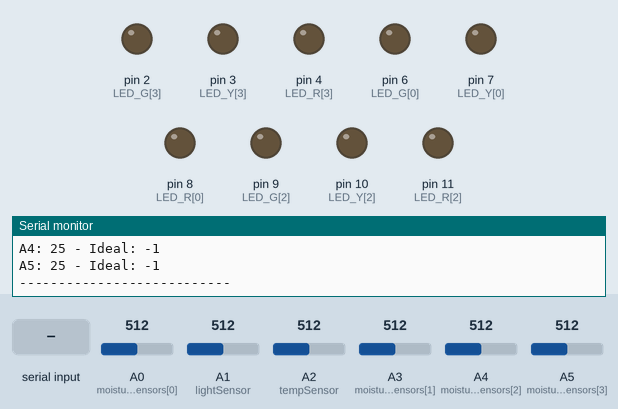
Recording of a sketch running on a simulated Arduino Uno, built with avr-gcc and run on an emulated ATmega328P. Shown: output pins drawn as LEDs (lit = HIGH), the last lines printed to the serial monitor. Dashed ring = blinking. The test bench sets the inputs (shaded band); at power-on: A0 (moistureSensors[0]) = 512, A1 (lightSensor) = 512, A2 (tempSensor) = 512, A3 (moistureSensors[1]) = 512, A4 (moistureSensors[2]) = 512, A5 (moistureSensors[3]) = 512.

Above: at 7.2 s.
7.3 s: "A 1\n" received over Serial
At 7.7 s:
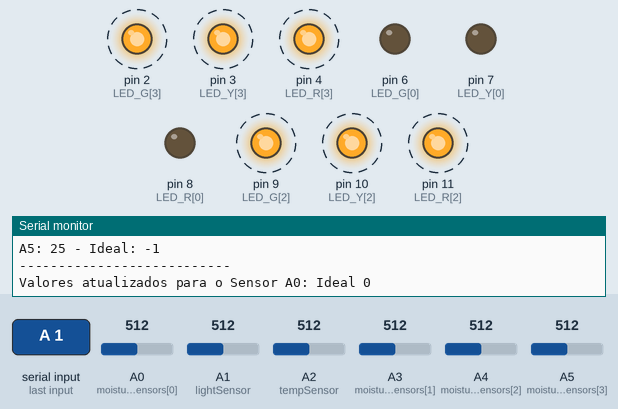
12.3 s: "LED 1\n" received over Serial
13.8 s: " \n" received over Serial
Timing chart, 0 to 16.8 s (numbered marks = the images above; inputs shaded):
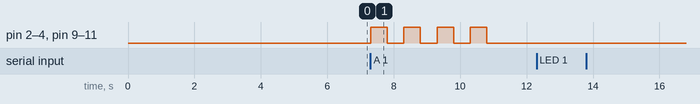

Measured:
- after the input at 7.3 s, pin 2 (LED_G[3]), pin 3 (LED_Y[3]), pin 4 (LED_R[3]), pin 9 (LED_G[2]), pin 10 (LED_Y[2]), pin 11 (LED_R[2]): alternates HIGH for 0.50 s and LOW for 0.50 s, 8 changes in all, then stays LOW, starting at once

The sketch:

sketch.ino
```cpp
int moistureSensors[] = {A0, A3, A4, A5}; // Array com as portas
int sensorValues[sizeof(moistureSensors) / sizeof(moistureSensors[0])];
int moisturePercent[sizeof(moistureSensors) / sizeof(moistureSensors[0])];
int lightSensor = A1;
int tempSensor = A2;
int valorLeitura = 0;
int lightValue = 0;
int tempValue = 0;
int umidadePercentual = 0;

int LED_G[] = {6, 6, 9, 2};  // LEDs verdes
int LED_Y[] = {7, 7, 10, 3}; // LEDs amarelos
int LED_R[] = {8, 8, 11, 4}; // LEDs vermelhos

int idealMoisture[] = {-1, -1, -1 , -1};

const double beta = 3600.0;
const double r0 = 10000.0;
const double t0 = 273.0 + 25.0;
const double rx = r0 * exp(-beta/t0);

// Parâmetros do circuito
const double vcc = 5.0;
const double R = 10000.0;

// Numero de amostras na leitura
const int nAmostras = 5;

bool ledsOn = true;
unsigned long lastLedBlinkTime = 0;      // Tempo da última execução dos LEDs
unsigned long lastOtherFunctionsTime = 0; // Tempo da última execução das outras funções

const unsigned long ledBlinkInterval = 500;       // Intervalo para os LEDs piscarem
const unsigned long otherFunctionsInterval = 3000; // Intervalo para as outras funções

bool isBlinking = false;
int blinkCount = 0;

void setup() {
  Serial.begin(9600);
  Serial.println("");
  delay(1000);
  while (Serial.available() > 0) {
    Serial.read(); // Limpa todos os dados no buffer serial
  }

   for (int i = 0; i < sizeof(LED_G) / sizeof(LED_G[0]); i++) {
    pinMode(LED_G[i], OUTPUT);
    pinMode(LED_Y[i], OUTPUT);
    pinMode(LED_R[i], OUTPUT);
  }

  requestServerData();
  delay(5000);

  if(Serial.available() > 0){
      String data = Serial.readStringUntil('\n');
      Serial.println(data);
      parseData(data);
  }
}
void loop() {

  if(Serial.available() > 0){
      String data = Serial.readStringUntil('\n');
      parseData(data);
  }

  executeReadings();
  blinkLedsWhenReceiveData();


}

void executeReadings(){
  static unsigned long lastReadingsTime = 0;
  unsigned long currentTime = millis();

  // Controle do tempo para as leituras
  if (currentTime - lastReadingsTime >= otherFunctionsInterval) {
    lastReadingsTime = currentTime;

    tempValue = analogRead(tempSensor);
    getLightPercentage();
    getTemperatureInCelsius(tempValue);
    getSoilMoisture();
    displayLeds();
    Serial.println("---------------------------");

  }
}
void requestServerData(){
  Serial.println("GET: config");
}

void parseData(String data){

  /*
  * It will always come like A0 - moisture: value
  */
  if (data.startsWith("A")) {
    int sensorId = data.substring(1, data.indexOf(" ")).toInt(); // Extrai o número do sensor (0, 1, etc.)
    int moistureStart = data.indexOf("moisture: ") + 10;
    int moisture = data.substring(moistureStart).toInt();

    for (int i = 0; i < sizeof(moistureSensors) / sizeof(moistureSensors[0]); i++) {
      if (moistureSensors[i]-A0 == sensorId) {
        idealMoisture[i] = moisture;
        Serial.print("Valores atualizados para o Sensor ");
        Serial.print("A");
        Serial.print(i);  // Mostrar o índice do sensor no array
        Serial.print(": Ideal ");
        Serial.println(moisture);

        isBlinking = true;
        blinkCount = 0;

        break;
      }
    }

  }else if(data.startsWith("LED")){
    if(data == "LED: On"){
      ledsOn = true;
      Serial.println("LEDS on");
    }else{
      ledsOn = false;
      for(int i = 0; i < 4; i++){
        digitalWrite(LED_G[i], LOW);
        digitalWrite(LED_Y[i], LOW);
        digitalWrite(LED_R[i], LOW);
      }
      Serial.println("LEDS off");
    }
  }else {
    Serial.println("Formato inválido!");
  }
}

void blinkLedsWhenReceiveData() {
  unsigned long currentMillis = millis();

  // Só faz qualquer coisa se o piscar estiver ativado
  if (isBlinking) {
    // Verifica se o intervalo de 500ms passou
    if (currentMillis - lastLedBlinkTime >= ledBlinkInterval) {
      lastLedBlinkTime = currentMillis;

      // Realiza a piscada até 8 vezes (4 piscadas completas, considerando que cada LED pisca 2 vezes)
      if (blinkCount < 8) {
        // Inverte o estado de todos os LEDs
        for (int i = 0; i < 4; i++) {
          bool isOn = digitalRead(LED_G[i]) == HIGH;
          digitalWrite(LED_G[i], isOn ? LOW : HIGH);
          digitalWrite(LED_Y[i], isOn ? LOW : HIGH);
          digitalWrite(LED_R[i], isOn ? LOW : HIGH);
        }
        blinkCount++;
      } else {
        // Depois de 8 piscadas, desativa o piscar
        isBlinking = false;
      }
    }
  }
}


void displayLeds(){

  if(ledsOn == false || isBlinking) return;

  for(int i = 0; i < sizeof(LED_G) / sizeof(LED_G[0]); i++) {
    int moisture = moisturePercent[i];
    int currentIdealMoisture = idealMoisture[i];
    float green_offset_up = 1.1;
    float green_offset_down = 0.9;
    float yellow_offset_up = 1.2;
    float yellow_offset_down = 0.8;

    // Verifique se a umidade está dentro do intervalo esperado (não negativa)
    if (currentIdealMoisture >= 0) {
      Serial.println(moisture);

      // Verifique se o valor da umidade está dentro da faixa verde
      if (moisture >= currentIdealMoisture * green_offset_down && moisture <= currentIdealMoisture * green_offset_up) {
        digitalWrite(LED_G[i], HIGH);
        digitalWrite(LED_Y[i], LOW);
        digitalWrite(LED_R[i], LOW);
      }
      // Verifique se o valor da umidade está fora da faixa verde, mas dentro da faixa amarela
      else if (moisture >= currentIdealMoisture * yellow_offset_down && moisture <= currentIdealMoisture * yellow_offset_up) {
        digitalWrite(LED_G[i], LOW);
        digitalWrite(LED_Y[i], HIGH);
        digitalWrite(LED_R[i], LOW);
      }
      // Caso contrário, a umidade está muito fora da faixa, acende o LED vermelho
      else {
        digitalWrite(LED_G[i], LOW);
        digitalWrite(LED_Y[i], LOW);
        digitalWrite(LED_R[i], HIGH);
      }
    } else {
      // Se o valor da umidade for inválido (negativo), apaga todos os LEDs
      digitalWrite(LED_G[i], LOW);
      digitalWrite(LED_Y[i], LOW);
      digitalWrite(LED_R[i], LOW);
    }
  }

}

double getTemperatureInCelsius(int thermistorOutput) {
  double output_voltage, thermistor_resistance, temperature;

  // Corrigindo a conversão do ADC para tensão
  output_voltage = (thermistorOutput * vcc) / 1023.0;

  // Calculando a resistência do termistor
  thermistor_resistance = R * ((vcc / output_voltage) - 1);

  // Aplicando a equação Beta
  temperature = beta / (log(thermistor_resistance / r0) + (beta / t0)) - 273.15;

  Serial.print("Temp: ");
  Serial.println(temperature);

  return temperature;
}


void getSoilMoisture(){

  for (int i = 0; i < sizeof(moistureSensors) / sizeof(moistureSensors[0]); i++) {
    sensorValues[i] = analogRead(moistureSensors[i]);
  }
  for (int i = 0; i < sizeof(sensorValues) / sizeof(sensorValues[0]); i++) {
    // Mapeia a leitura de umidade de 0-600 para 0-100%
    umidadePercentual = map(sensorValues[i], 673, 50, 0, 100);
    moisturePercent[i] = umidadePercentual;
     Serial.print("A");
    Serial.print(moistureSensors[i] - A0); // Converte para o formato A0, A1, etc.
    Serial.print(": ");
    Serial.print(umidadePercentual);
    Serial.print(" - Ideal: ");
    Serial.println(idealMoisture[i]);
  }
}

void getLightPercentage(){
  const int fixedResistor = 1000;
  int adcValue = analogRead(lightSensor);
  double voltage = (adcValue * vcc) / 1023.0;
  double photoResistor = fixedResistor * ((vcc / voltage) - 1);

  // Conversão simples (substitua pela sua tabela de calibração)
  double lux = convertResistanceToLux(photoResistor);

  Serial.print("Lux: ");
  Serial.println(lux);
}

double convertResistanceToLux(double resistance) {
  if (resistance > 80000) return 0;
  if (resistance > 10000) return 500;   // Baixa luz (~500 lux)
  if (resistance > 5000) return 2000;  // Média luz (~2000 lux)
  if (resistance > 1000) return 10000; // Alta luz (~10.000 lux)
  return 50000;                        // Pleno sol (~50.000 lux)
}
```
